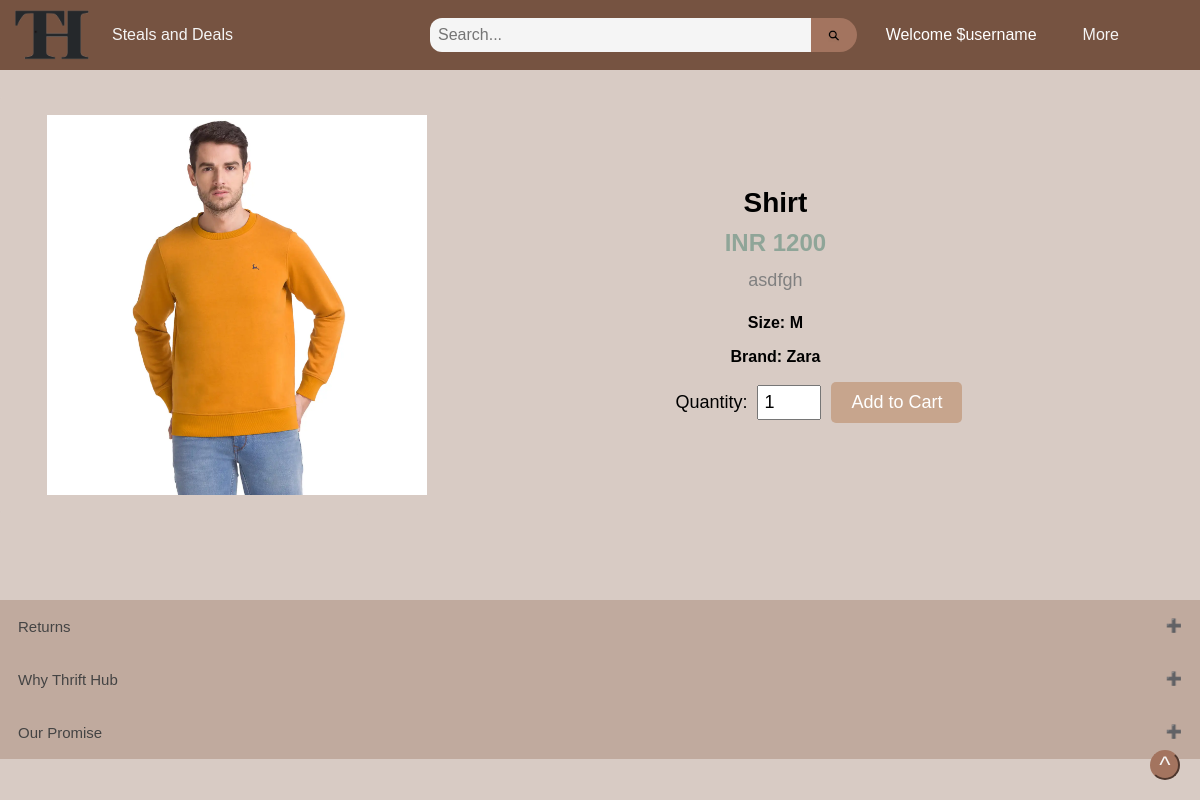
/product.php?product_id=25, run on the app's committed database.
### tables this page shows
CREATE TABLE `product` (
  `product_id` int(15) NOT NULL,
  `product_name` varchar(64) NOT NULL,
  `category_id` int(15) NOT NULL,
  `description` text NOT NULL,
  `price` int(20) NOT NULL,
  `image_url` varchar(500) NOT NULL,
  `seller` varchar(50) NOT NULL,
  `brand` varchar(50) NOT NULL,
  `size` varchar(20) NOT NULL
);

### product.php (the view, shortened to what this page needs)
<?php
  $servername = "localhost";
  $username = "root";
  $password = "";
  $dbname = "thrift_hub";
  $conn = mysqli_connect($servername, $username, $password, $dbname);
  $product_id = $_GET['product_id'];
  $sql = "SELECT * FROM product WHERE product_id = $product_id";
  $result = mysqli_query($conn, $sql);
?>
<!DOCTYPE html>
<html>
  <head>
    <link rel="stylesheet" type="text/css" href="img\style.css">
    <link rel="stylesheet" type="text/css" href="img\nav.css">
  </head>
  <body bgcolor= "#d8cbc4">
  <nav>
        <div id="logo">
          <a href="homepage.php">
              <img src="img\logo.png" alt="Thrift Shopping logo" width="20%" height="20%">
          </a>
          <span id="tagline">Steals and Deals</span>
        </div>
        <form class="search-form" action="search.php" method="GET">
          <input type="text" name="query" placeholder="Search...">
          <button type="submit" ><img src="img\search-icon.png" alt="Search Icon" id="nav-search-button-img"></button>
        </form>
        <p style = "padding-right:30px; color:white;">Welcome $username</p>
        <div class="dropdown">
              <button class="dropbtn">More
              </button>
            </div>
    </nav>
  <?php
if (mysqli_num_rows($result) == 0) {
    echo "Product not found.";
  } else {
    $row = mysqli_fetch_assoc($result);
    $p_name = $row["product_name"];
    $price = $row["price"];
    $image = $row["image_url"];
    $description = $row["description"];
    $size = $row["size"];
    $brand = $row["brand"];
  }
  ?>
<div class="product-container">
  <div class="product-image">
    <img src="<?php echo $image ?>" alt="<?php echo $p_name ?>">
  </div>
  <div class="product-info">
    <h2><?php echo $p_name ?></h2>
    <p class="product-price">INR <?php echo $price ?></p>
    <p class="product-description"><?php echo $description?></p>
    <p class="product-size">Size: <?php echo $size?></p>
    <p class="product-brand">Brand: <?php echo $brand?></p>
    <form action="" method="post">
      <label for="quantity">Quantity:</label>
      <input type="number" id="quantity" name="quantity" min="1" max="10" value="1">
      <button type="submit" class="btn-add-to-cart">Add to Cart</button>
    </form>
  </div>
</div>
    <br>
    <br>
    <br>
    <button type="button" class="collapsible">Returns</button>
<button type="button" class="collapsible">Why Thrift Hub</button>
<button type="button" class="collapsible">Our Promise</button>
    <footer>
      <button class="top" onclick="topFunction()" id="back-to-top">^</button>
    </footer>
    <br>
  </body>
</html>

### img/style.css (style rules this page uses)
body { margin: 0; font-family: Arial, sans-serif; overflow-y: auto; }
footer { position: fixed; bottom: 20px; right: 20px; z-index: 13; }
.top { width: 30px; height: 30px; border-radius: 15px; font-size: 24px; font-family: "Arial"; color: whitesmoke; background-color: #a3745f; border-color: #a3745f; cursor: pointer; z-index: 40; display: flex; justify-content: center; align-items: center; }
.product-info { position: relative; text-align:center; margin-left: 75%; z-index: 30; }
@media screen and (prefers-reduced-motion: no-preference) { html { scroll-behavior: smooth; } }

### img/nav.css (style rules this page uses)
#logo { flex: 1; position: absolute; z-index: 10; top: 1%; left: 1%; }
#tagline { color: whitesmoke; flex: 1; position: absolute; z-index: 11; top: 30%; left: 25%; }
.search-form { padding-left:425px; flex: 3; display: flex; justify-content: flex-star; align-items: center; }
.search-form input[type="text"] { width: 375px; padding: 8px; border-radius: 12px 0 0 12px; border: none; outline: none; font-size: 16px; background-color: whitesmoke; color: #333; }
.search-form button[type="submit"] { height: 20px; padding: 17px; margin-left: -10px; border-radius: 12px 0 0 12px; border: none; outline: none; background-color: #a3745f; color: #fff; cursor: pointer; border-radius: 0 20px 20px 0; }
#nav-search-button-img { width: 12px; height: 12px; position: relative; bottom: 5px; left: 5; margin: 0%; }
nav { height: 50px; display:flex; justify-content: space-between; align-items: center; padding: 10px 5px; background-color: #765341; }
.dropdown { align-items: right; margin-right: 60px; float: left; overflow: hidden; }
.dropdown .dropbtn { border-radius: 10px; font-size: 16px; border: none; outline: none; color: whitesmoke; padding: 14px 16px; background-color: inherit; font-family: inherit; margin: 0; }

### product.php (style rules this page uses)
.product-container { display: flex; align-items: center; justify-content: space-between; margin-bottom: 30px; width: 30%; margin-top:2%; background-color: #d8cbc4; border: 1px solid #d8cbc4; border-radius: 5px; padding: 20px; box-sizing: border-box; }
.product-image { margin-left:5%; width: 400px; min-width: 400px; }
.product-image img { max-width: 400px; height: 380px; display: block; margin: 0 auto; }
.product-info { width: 60%; min-width: 200px; max-width:600px; margin-left: 30px; }
.product-info h2 { font-size: 28px; margin: 0 0 10px; }
.product-price { color: #8fa598; font-size: 24px; font-weight: bold; margin: 0 0 10px; }
.product-description { width: 200%; max-width:900px; color: #808080; font-size: 18px; margin: 0 -100px 20px; text-align: center; line-height: 1.5; }
.product-size { font-weight:bold; }
.product-brand { font-weight:bold; }
form { display: flex; align-items: center; width:295px; }
label { font-size: 18px; margin-right: 10px; }
input[type="number"] { width: 50px; font-size: 18px; padding: 5px; margin-right: 10px; }
.btn-add-to-cart { display:flex; max-width:300px; padding: 10px 20px; font-size: 18px; color: #fff; background-color: #c7a58d; border: none; border-radius: 5px; cursor: pointer; }
.collapsible { background-color: #c0aa9e; color: #444; cursor: pointer; padding: 18px; width: 100%; border: none; text-align: left; outline: none; font-size: 15px; }
.collapsible:after { content: '\02795'; font-size: 13px; color: white; float: right; margin-left: 5px; }

### data on the page
product: image_url (picture), product_name "Shirt", price "1200", description "asdfgh", size "M", brand "Zara"
